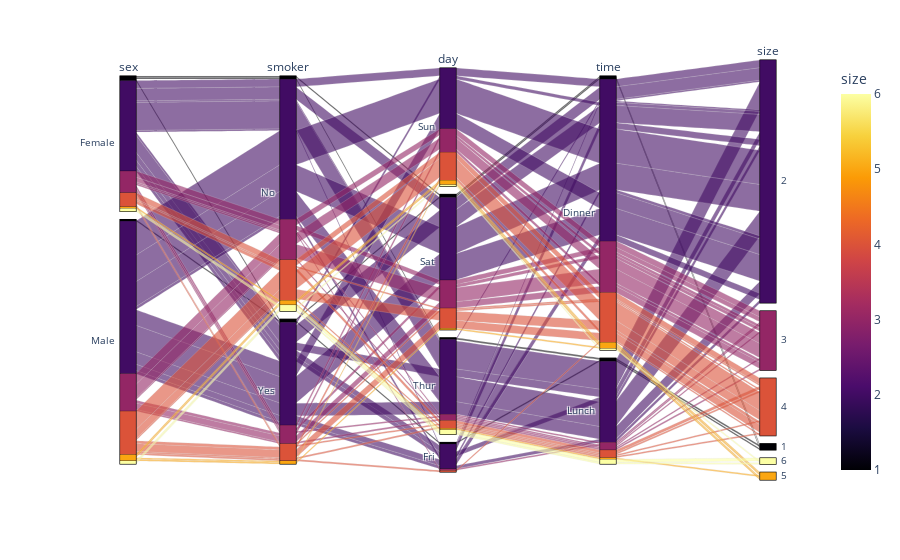

Notebook source saved alongside this figure:
### Code cell
import plotly.express as px

# df = px.data.iris()
# fig = px.scatter(df, x="sepal_width", y="sepal_length", color="species", marginal_y="violin",
#            marginal_x="box", trendline="ols", template="simple_white")
# fig.show()


df = px.data.tips()
fig = px.parallel_categories(df, color="size", color_continuous_scale=px.colors.sequential.Inferno)
fig.show()


# from skimage import io
# img = io.imread('https://upload.wikimedia.org/wikipedia/commons/thumb/0/00/Crab_Nebula.jpg/240px-Crab_Nebula.jpg')
# fig = px.imshow(img)
# fig.show()


# df = px.data.carshare()
# fig = px.scatter_mapbox(df, lat="centroid_lat", lon="centroid_lon", color="peak_hour", size="car_hours",
#                   color_continuous_scale=px.colors.cyclical.IceFire, size_max=15, zoom=10,
#                   mapbox_style="carto-positron")
# fig.show()

### Figure 1 — Plotly figure (JSON) as saved in the notebook; plotly's stock layout.template omitted (floating-point values rounded to 4 significant figures; data arrays with more than 128 entries replaced by an {"elided": "..."} marker saying what was removed)
{"data": [{"dimensions": [{"label": "sex", "values": {"elided": "244 str values"}}, {"label": "smoker", "values": {"elided": "244 str values"}}, {"label": "day", "values": {"elided": "244 str values"}}, {"label": "time", "values": {"elided": "244 str values"}}, {"label": "size", "values": {"elided": "244 int values"}}], "domain": {"x": [0, 1], "y": [0, 1]}, "line": {"color": {"elided": "244 int values"}, "coloraxis": "coloraxis"}, "name": "", "type": "parcats"}], "layout": {"coloraxis": {"colorbar": {"title": {"text": "size"}}, "colorscale": [[0, "#000004"], [0.1111, "#1b0c41"], [0.2222, "#4a0c6b"], [0.3333, "#781c6d"], [0.4444, "#a52c60"], [0.5556, "#cf4446"], [0.6667, "#ed6925"], [0.7778, "#fb9b06"], [0.8889, "#f7d13d"], [1, "#fcffa4"]]}, "legend": {"tracegroupgap": 0}, "margin": {"t": 60}}}
